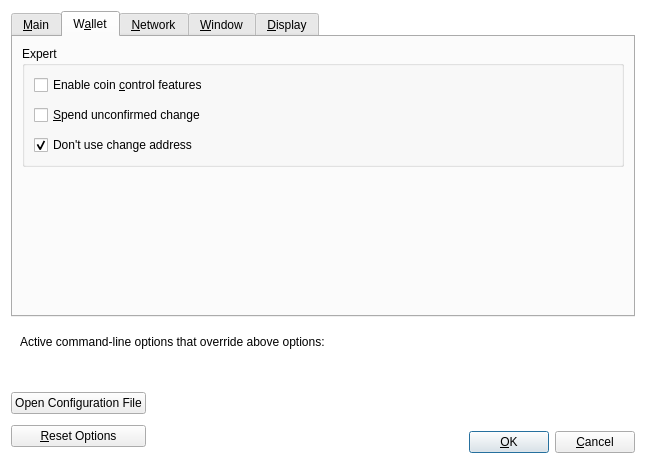
<?xml version="1.0" encoding="UTF-8"?>
<ui version="4.0">
 <class>OptionsDialog</class>
 <widget class="QDialog" name="OptionsDialog">
  <property name="geometry">
   <rect>
    <x>0</x>
    <y>0</y>
    <width>646</width>
    <height>464</height>
   </rect>
  </property>
  <property name="windowTitle">
   <string>Options</string>
  </property>
  <property name="styleSheet">
   <string notr="true">QDialog {
background: #ffffff 
}</string>
  </property>
  <property name="modal">
   <bool>true</bool>
  </property>
  <layout class="QVBoxLayout" name="verticalLayout">
   <item>
    <widget class="QTabWidget" name="tabWidget">
     <property name="currentIndex">
      <number>1</number>
     </property>
     <widget class="QWidget" name="tabMain">
      <attribute name="title">
       <string>&amp;Main</string>
      </attribute>
      <layout class="QVBoxLayout" name="verticalLayout_Main">
       <property name="spacing">
        <number>5</number>
       </property>
       <property name="topMargin">
        <number>0</number>
       </property>
       <property name="bottomMargin">
        <number>0</number>
       </property>
       <item>
        <spacer name="verticalSpacer_3">
         <property name="orientation">
          <enum>Qt::Vertical</enum>
         </property>
         <property name="sizeType">
          <enum>QSizePolicy::Fixed</enum>
         </property>
         <property name="sizeHint" stdset="0">
          <size>
           <width>20</width>
           <height>5</height>
          </size>
         </property>
        </spacer>
       </item>
       <item>
        <widget class="QCheckBox" name="bitcoinAtStartup">
         <property name="toolTip">
          <string>Automatically start %1 after logging in to the system.</string>
         </property>
         <property name="text">
          <string>&amp;Start %1 on system login</string>
         </property>
        </widget>
       </item>
       <item>
        <spacer name="horizontalSpacer_0_Main">
         <property name="orientation">
          <enum>Qt::Horizontal</enum>
         </property>
         <property name="sizeType">
          <enum>QSizePolicy::Fixed</enum>
         </property>
         <property name="sizeHint" stdset="0">
          <size>
           <width>40</width>
           <height>0</height>
          </size>
         </property>
        </spacer>
       </item>
       <item>
        <layout class="QHBoxLayout" name="horizontalLayout_Main_Prune">
         <item>
          <widget class="QCheckBox" name="prune">
           <property name="sizePolicy">
            <sizepolicy hsizetype="Minimum" vsizetype="Preferred">
             <horstretch>0</horstretch>
             <verstretch>0</verstretch>
            </sizepolicy>
           </property>
           <property name="toolTip">
            <string>Disables some advanced features but all blocks will still be fully validated. Reverting this setting requires re-downloading the entire blockchain. Actual disk usage may be somewhat higher.</string>
           </property>
           <property name="text">
            <string>Prune &amp;block storage to</string>
           </property>
          </widget>
         </item>
         <item alignment="Qt::AlignRight">
          <widget class="QSpinBox" name="pruneSize">
           <property name="sizePolicy">
            <sizepolicy hsizetype="Fixed" vsizetype="Fixed">
             <horstretch>0</horstretch>
             <verstretch>0</verstretch>
            </sizepolicy>
           </property>
           <property name="minimumSize">
            <size>
             <width>250</width>
             <height>0</height>
            </size>
           </property>
          </widget>
         </item>
         <item>
          <widget class="QLabel" name="pruneSizeUnitLabel">
           <property name="sizePolicy">
            <sizepolicy hsizetype="Fixed" vsizetype="Preferred">
             <horstretch>0</horstretch>
             <verstretch>0</verstretch>
            </sizepolicy>
           </property>
           <property name="minimumSize">
            <size>
             <width>25</width>
             <height>0</height>
            </size>
           </property>
           <property name="text">
            <string>GB</string>
           </property>
           <property name="textFormat">
            <enum>Qt::PlainText</enum>
           </property>
          </widget>
         </item>
        </layout>
       </item>
       <item>
        <widget class="QLabel" name="pruneWarning">
         <property name="text">
          <string>Reverting this setting requires re-downloading the entire blockchain.</string>
         </property>
         <property name="textFormat">
          <enum>Qt::PlainText</enum>
         </property>
        </widget>
       </item>
       <item>
        <spacer name="verticalSpacer_2">
         <property name="orientation">
          <enum>Qt::Vertical</enum>
         </property>
         <property name="sizeType">
          <enum>QSizePolicy::Fixed</enum>
         </property>
         <property name="sizeHint" stdset="0">
          <size>
           <width>20</width>
           <height>20</height>
          </size>
         </property>
        </spacer>
       </item>
       <item>
        <layout class="QHBoxLayout" name="horizontalLayout_2_Main">
         <item>
          <widget class="QLabel" name="databaseCacheLabel">
           <property name="sizePolicy">
            <sizepolicy hsizetype="Minimum" vsizetype="Preferred">
             <horstretch>0</horstretch>
             <verstretch>0</verstretch>
            </sizepolicy>
           </property>
           <property name="text">
            <string>Size of &amp;database cache</string>
           </property>
           <property name="textFormat">
            <enum>Qt::PlainText</enum>
           </property>
           <property name="buddy">
            <cstring>databaseCache</cstring>
           </property>
          </widget>
         </item>
         <item alignment="Qt::AlignRight">
          <widget class="QSpinBox" name="databaseCache">
           <property name="sizePolicy">
            <sizepolicy hsizetype="Fixed" vsizetype="Fixed">
             <horstretch>0</horstretch>
             <verstretch>0</verstretch>
            </sizepolicy>
           </property>
           <property name="minimumSize">
            <size>
             <width>250</width>
             <height>0</height>
            </size>
           </property>
          </widget>
         </item>
         <item>
          <widget class="QLabel" name="databaseCacheUnitLabel">
           <property name="sizePolicy">
            <sizepolicy hsizetype="Fixed" vsizetype="Preferred">
             <horstretch>0</horstretch>
             <verstretch>0</verstretch>
            </sizepolicy>
           </property>
           <property name="minimumSize">
            <size>
             <width>25</width>
             <height>0</height>
            </size>
           </property>
           <property name="text">
            <string>MB</string>
           </property>
           <property name="textFormat">
            <enum>Qt::PlainText</enum>
           </property>
          </widget>
         </item>
        </layout>
       </item>
       <item>
        <layout class="QHBoxLayout" name="horizontalLayout_Main_VerifyLabel">
         <item>
          <widget class="QLabel" name="threadsScriptVerifLabel">
           <property name="sizePolicy">
            <sizepolicy hsizetype="Minimum" vsizetype="Preferred">
             <horstretch>0</horstretch>
             <verstretch>0</verstretch>
            </sizepolicy>
           </property>
           <property name="text">
            <string>Number of script &amp;verification threads</string>
           </property>
           <property name="textFormat">
            <enum>Qt::PlainText</enum>
           </property>
           <property name="buddy">
            <cstring>threadsScriptVerif</cstring>
           </property>
          </widget>
         </item>
         <item>
          <widget class="QSpinBox" name="threadsScriptVerif">
           <property name="sizePolicy">
            <sizepolicy hsizetype="Fixed" vsizetype="Fixed">
             <horstretch>0</horstretch>
             <verstretch>0</verstretch>
            </sizepolicy>
           </property>
           <property name="minimumSize">
            <size>
             <width>250</width>
             <height>0</height>
            </size>
           </property>
           <property name="toolTip">
            <string>(0 = auto, &lt;0 = leave that many cores free)</string>
           </property>
          </widget>
         </item>
         <item>
          <widget class="QLabel" name="label">
           <property name="sizePolicy">
            <sizepolicy hsizetype="Fixed" vsizetype="Preferred">
             <horstretch>0</horstretch>
             <verstretch>0</verstretch>
            </sizepolicy>
           </property>
           <property name="minimumSize">
            <size>
             <width>25</width>
             <height>0</height>
            </size>
           </property>
           <property name="text">
            <string/>
           </property>
          </widget>
         </item>
        </layout>
       </item>
       <item>
        <spacer name="verticalSpacer_Main">
         <property name="orientation">
          <enum>Qt::Vertical</enum>
         </property>
         <property name="sizeHint" stdset="0">
          <size>
           <width>20</width>
           <height>40</height>
          </size>
         </property>
        </spacer>
       </item>
      </layout>
     </widget>
     <widget class="QWidget" name="tabWallet">
      <attribute name="title">
       <string>W&amp;allet</string>
      </attribute>
      <layout class="QVBoxLayout" name="verticalLayout_Wallet">
       <item>
        <widget class="QGroupBox" name="groupBox">
         <property name="font">
          <font>
           <weight>50</weight>
           <bold>false</bold>
          </font>
         </property>
         <property name="title">
          <string>Expert</string>
         </property>
         <property name="flat">
          <bool>false</bool>
         </property>
         <property name="checkable">
          <bool>false</bool>
         </property>
         <layout class="QVBoxLayout" name="verticalLayout_2">
          <property name="spacing">
           <number>10</number>
          </property>
          <item>
           <widget class="QCheckBox" name="coinControlFeatures">
            <property name="toolTip">
             <string>Whether to show coin control features or not.</string>
            </property>
            <property name="text">
             <string>Enable coin &amp;control features</string>
            </property>
           </widget>
          </item>
          <item>
           <widget class="QCheckBox" name="spendZeroConfChange">
            <property name="toolTip">
             <string>If you disable the spending of unconfirmed change, the change from a transaction cannot be used until that transaction has at least one confirmation. This also affects how your balance is computed.</string>
            </property>
            <property name="text">
             <string>&amp;Spend unconfirmed change</string>
            </property>
           </widget>
          </item>
          <item>
           <widget class="QCheckBox" name="donotChangeAddress">
            <property name="text">
             <string>Don't use change address</string>
            </property>
            <property name="checked">
             <bool>true</bool>
            </property>
           </widget>
          </item>
         </layout>
        </widget>
       </item>
       <item>
        <spacer name="verticalSpacer_Wallet">
         <property name="orientation">
          <enum>Qt::Vertical</enum>
         </property>
         <property name="sizeHint" stdset="0">
          <size>
           <width>20</width>
           <height>40</height>
          </size>
         </property>
        </spacer>
       </item>
      </layout>
     </widget>
     <widget class="QWidget" name="tabNetwork">
      <attribute name="title">
       <string>&amp;Network</string>
      </attribute>
      <layout class="QVBoxLayout" name="verticalLayout_Network">
       <property name="spacing">
        <number>9</number>
       </property>
       <item>
        <widget class="QCheckBox" name="mapPortUpnp">
         <property name="toolTip">
          <string>Automatically open the Nutucoin client port on the router. This only works when your router supports UPnP and it is enabled.</string>
         </property>
         <property name="text">
          <string>Map port using &amp;UPnP</string>
         </property>
        </widget>
       </item>
       <item>
        <widget class="QCheckBox" name="allowIncoming">
         <property name="toolTip">
          <string>Accept connections from outside.</string>
         </property>
         <property name="text">
          <string>Allow incomin&amp;g connections</string>
         </property>
        </widget>
       </item>
       <item>
        <widget class="QCheckBox" name="connectSocks">
         <property name="toolTip">
          <string>Connect to the Nutucoin network through a SOCKS5 proxy.</string>
         </property>
         <property name="text">
          <string>&amp;Connect through SOCKS5 proxy (default proxy):</string>
         </property>
        </widget>
       </item>
       <item>
        <layout class="QHBoxLayout" name="horizontalLayout_1_Network">
         <item>
          <widget class="QLabel" name="proxyIpLabel">
           <property name="text">
            <string>Proxy &amp;IP:</string>
           </property>
           <property name="textFormat">
            <enum>Qt::PlainText</enum>
           </property>
           <property name="buddy">
            <cstring>proxyIp</cstring>
           </property>
          </widget>
         </item>
         <item>
          <widget class="QValidatedLineEdit" name="proxyIp">
           <property name="minimumSize">
            <size>
             <width>140</width>
             <height>0</height>
            </size>
           </property>
           <property name="maximumSize">
            <size>
             <width>140</width>
             <height>16777215</height>
            </size>
           </property>
           <property name="toolTip">
            <string>IP address of the proxy (e.g. IPv4: 127.0.0.1 / IPv6: ::1)</string>
           </property>
          </widget>
         </item>
         <item>
          <widget class="QLabel" name="proxyPortLabel">
           <property name="text">
            <string>&amp;Port:</string>
           </property>
           <property name="textFormat">
            <enum>Qt::PlainText</enum>
           </property>
           <property name="buddy">
            <cstring>proxyPort</cstring>
           </property>
          </widget>
         </item>
         <item>
          <widget class="QLineEdit" name="proxyPort">
           <property name="minimumSize">
            <size>
             <width>55</width>
             <height>0</height>
            </size>
           </property>
           <property name="maximumSize">
            <size>
             <width>55</width>
             <height>16777215</height>
            </size>
           </property>
           <property name="toolTip">
            <string>Port of the proxy (e.g. 9050)</string>
           </property>
          </widget>
         </item>
         <item>
          <spacer name="horizontalSpacer_1_Network">
           <property name="orientation">
            <enum>Qt::Horizontal</enum>
           </property>
           <property name="sizeHint" stdset="0">
            <size>
             <width>40</width>
             <height>20</height>
            </size>
           </property>
          </spacer>
         </item>
        </layout>
       </item>
       <item>
        <layout class="QHBoxLayout" name="horizontalLayout_2_Network">
         <item>
          <widget class="QLabel" name="proxyActiveNets">
           <property name="text">
            <string>Used for reaching peers via:</string>
           </property>
           <property name="textFormat">
            <enum>Qt::PlainText</enum>
           </property>
          </widget>
         </item>
         <item>
          <widget class="QCheckBox" name="proxyReachIPv4">
           <property name="enabled">
            <bool>false</bool>
           </property>
           <property name="toolTip">
            <string>Shows if the supplied default SOCKS5 proxy is used to reach peers via this network type.</string>
           </property>
           <property name="text">
            <string/>
           </property>
          </widget>
         </item>
         <item>
          <widget class="QLabel" name="proxyReachIPv4Label">
           <property name="text">
            <string>IPv4</string>
           </property>
           <property name="textFormat">
            <enum>Qt::PlainText</enum>
           </property>
          </widget>
         </item>
         <item>
          <widget class="QCheckBox" name="proxyReachIPv6">
           <property name="enabled">
            <bool>false</bool>
           </property>
           <property name="toolTip">
            <string>Shows if the supplied default SOCKS5 proxy is used to reach peers via this network type.</string>
           </property>
           <property name="text">
            <string/>
           </property>
          </widget>
         </item>
         <item>
          <widget class="QLabel" name="proxyReachIPv6Label">
           <property name="text">
            <string>IPv6</string>
           </property>
           <property name="textFormat">
            <enum>Qt::PlainText</enum>
           </property>
          </widget>
         </item>
         <item>
          <widget class="QCheckBox" name="proxyReachTor">
           <property name="enabled">
            <bool>false</bool>
           </property>
           <property name="toolTip">
            <string>Shows if the supplied default SOCKS5 proxy is used to reach peers via this network type.</string>
           </property>
           <property name="text">
            <string/>
           </property>
          </widget>
         </item>
         <item>
          <widget class="QLabel" name="proxyReachTorLabel">
           <property name="text">
            <string>Tor</string>
           </property>
           <property name="textFormat">
            <enum>Qt::PlainText</enum>
           </property>
          </widget>
         </item>
         <item>
          <spacer name="horizontalSpacer_2_Network">
           <property name="orientation">
            <enum>Qt::Horizontal</enum>
           </property>
           <property name="sizeHint" stdset="0">
            <size>
             <width>40</width>
             <height>20</height>
            </size>
           </property>
          </spacer>
         </item>
        </layout>
       </item>
       <item>
        <spacer name="verticalSpacer_4">
         <property name="orientation">
          <enum>Qt::Vertical</enum>
         </property>
         <property name="sizeType">
          <enum>QSizePolicy::Fixed</enum>
         </property>
         <property name="sizeHint" stdset="0">
          <size>
           <width>20</width>
           <height>20</height>
          </size>
         </property>
        </spacer>
       </item>
       <item>
        <widget class="QCheckBox" name="connectSocksTor">
         <property name="toolTip">
          <string>Connect to the Nutucoin network through a separate SOCKS5 proxy for Tor hidden services.</string>
         </property>
         <property name="text">
          <string>Use separate SOCKS&amp;5 proxy to reach peers via Tor hidden services:</string>
         </property>
        </widget>
       </item>
       <item>
        <layout class="QHBoxLayout" name="horizontalLayout_3_Network">
         <item>
          <widget class="QLabel" name="proxyIpTorLabel">
           <property name="text">
            <string>Proxy &amp;IP:</string>
           </property>
           <property name="textFormat">
            <enum>Qt::PlainText</enum>
           </property>
           <property name="buddy">
            <cstring>proxyIpTor</cstring>
           </property>
          </widget>
         </item>
         <item>
          <widget class="QValidatedLineEdit" name="proxyIpTor">
           <property name="minimumSize">
            <size>
             <width>140</width>
             <height>0</height>
            </size>
           </property>
           <property name="maximumSize">
            <size>
             <width>140</width>
             <height>16777215</height>
            </size>
           </property>
           <property name="toolTip">
            <string>IP address of the proxy (e.g. IPv4: 127.0.0.1 / IPv6: ::1)</string>
           </property>
          </widget>
         </item>
         <item>
          <widget class="QLabel" name="proxyPortTorLabel">
           <property name="text">
            <string>&amp;Port:</string>
           </property>
           <property name="textFormat">
            <enum>Qt::PlainText</enum>
           </property>
           <property name="buddy">
            <cstring>proxyPortTor</cstring>
           </property>
          </widget>
         </item>
         <item>
          <widget class="QLineEdit" name="proxyPortTor">
           <property name="minimumSize">
            <size>
             <width>55</width>
             <height>0</height>
            </size>
           </property>
           <property name="maximumSize">
            <size>
             <width>55</width>
             <height>16777215</height>
            </size>
           </property>
           <property name="toolTip">
            <string>Port of the proxy (e.g. 9050)</string>
           </property>
          </widget>
         </item>
         <item>
          <spacer name="horizontalSpacer_4_Network">
           <property name="orientation">
            <enum>Qt::Horizontal</enum>
           </property>
           <property name="sizeHint" stdset="0">
            <size>
             <width>40</width>
             <height>20</height>
            </size>
           </property>
          </spacer>
         </item>
        </layout>
       </item>
       <item>
        <spacer name="verticalSpacer_Network">
         <property name="orientation">
          <enum>Qt::Vertical</enum>
         </property>
         <property name="sizeHint" stdset="0">
          <size>
           <width>20</width>
           <height>40</height>
          </size>
         </property>
        </spacer>
       </item>
      </layout>
     </widget>
     <widget class="QWidget" name="tabWindow">
      <attribute name="title">
       <string>&amp;Window</string>
      </attribute>
      <layout class="QVBoxLayout" name="verticalLayout_Window">
       <item>
        <widget class="QCheckBox" name="hideTrayIcon">
         <property name="toolTip">
          <string>Hide the icon from the system tray.</string>
         </property>
         <property name="text">
          <string>&amp;Hide tray icon</string>
         </property>
        </widget>
       </item>
       <item>
        <widget class="QCheckBox" name="minimizeToTray">
         <property name="toolTip">
          <string>Show only a tray icon after minimizing the window.</string>
         </property>
         <property name="text">
          <string>&amp;Minimize to the tray instead of the taskbar</string>
         </property>
        </widget>
       </item>
       <item>
        <widget class="QCheckBox" name="minimizeOnClose">
         <property name="toolTip">
          <string>Minimize instead of exit the application when the window is closed. When this option is enabled, the application will be closed only after selecting Exit in the menu.</string>
         </property>
         <property name="text">
          <string>M&amp;inimize on close</string>
         </property>
        </widget>
       </item>
       <item>
        <spacer name="verticalSpacer_Window">
         <property name="orientation">
          <enum>Qt::Vertical</enum>
         </property>
         <property name="sizeHint" stdset="0">
          <size>
           <width>20</width>
           <height>40</height>
          </size>
         </property>
        </spacer>
       </item>
      </layout>
     </widget>
     <widget class="QWidget" name="tabDisplay">
      <attribute name="title">
       <string>&amp;Display</string>
      </attribute>
      <layout class="QVBoxLayout" name="verticalLayout_Display">
       <property name="spacing">
        <number>12</number>
       </property>
       <item>
        <layout class="QHBoxLayout" name="horizontalLayout_1_Display">
         <item>
          <widget class="QLabel" name="langLabel">
           <property name="text">
            <string>User Interface &amp;language:</string>
           </property>
           <property name="textFormat">
            <enum>Qt::PlainText</enum>
           </property>
           <property name="buddy">
            <cstring>lang</cstring>
           </property>
          </widget>
         </item>
         <item alignment="Qt::AlignRight">
          <widget class="QValueComboBox" name="lang">
           <property name="sizePolicy">
            <sizepolicy hsizetype="Fixed" vsizetype="Fixed">
             <horstretch>0</horstretch>
             <verstretch>0</verstretch>
            </sizepolicy>
           </property>
           <property name="minimumSize">
            <size>
             <width>380</width>
             <height>0</height>
            </size>
           </property>
           <property name="toolTip">
            <string>The user interface language can be set here. This setting will take effect after restarting %1.</string>
           </property>
          </widget>
         </item>
         <item>
          <widget class="QLabel" name="label_2">
           <property name="sizePolicy">
            <sizepolicy hsizetype="Fixed" vsizetype="Fixed">
             <horstretch>0</horstretch>
             <verstretch>0</verstretch>
            </sizepolicy>
           </property>
           <property name="text">
            <string/>
           </property>
          </widget>
         </item>
        </layout>
       </item>
       <item>
        <layout class="QHBoxLayout" name="horizontalLayout_2_Display">
         <item>
          <widget class="QLabel" name="unitLabel">
           <property name="text">
            <string>&amp;Unit to show amounts in:</string>
           </property>
           <property name="textFormat">
            <enum>Qt::PlainText</enum>
           </property>
           <property name="buddy">
            <cstring>unit</cstring>
           </property>
          </widget>
         </item>
         <item alignment="Qt::AlignRight">
          <widget class="QValueComboBox" name="unit">
           <property name="sizePolicy">
            <sizepolicy hsizetype="Fixed" vsizetype="Fixed">
             <horstretch>0</horstretch>
             <verstretch>0</verstretch>
            </sizepolicy>
           </property>
           <property name="minimumSize">
            <size>
             <width>380</width>
             <height>0</height>
            </size>
           </property>
           <property name="toolTip">
            <string>Choose the default subdivision unit to show in the interface and when sending coins.</string>
           </property>
          </widget>
         </item>
         <item>
          <widget class="QLabel" name="label_3">
           <property name="sizePolicy">
            <sizepolicy hsizetype="Fixed" vsizetype="Fixed">
             <horstretch>0</horstretch>
             <verstretch>0</verstretch>
            </sizepolicy>
           </property>
           <property name="text">
            <string/>
           </property>
          </widget>
         </item>
        </layout>
       </item>
       <item>
        <layout class="QHBoxLayout" name="horizontalLayout_3_Display">
         <item>
          <widget class="QLabel" name="thirdPartyTxUrlsLabel">
           <property name="toolTip">
            <string>Third party URLs (e.g. a block explorer) that appear in the transactions tab as context menu items. %s in the URL is replaced by transaction hash. Multiple URLs are separated by vertical bar |.</string>
           </property>
           <property name="text">
            <string>&amp;Third party transaction URLs</string>
           </property>
           <property name="buddy">
            <cstring>thirdPartyTxUrls</cstring>
           </property>
          </widget>
         </item>
         <item alignment="Qt::AlignRight">
          <widget class="QLineEdit" name="thirdPartyTxUrls">
           <property name="sizePolicy">
            <sizepolicy hsizetype="Fixed" vsizetype="Fixed">
             <horstretch>0</horstretch>
             <verstretch>0</verstretch>
            </sizepolicy>
           </property>
           <property name="minimumSize">
            <size>
             <width>380</width>
             <height>0</height>
            </size>
           </property>
           <property name="toolTip">
            <string>Third party URLs (e.g. a block explorer) that appear in the transactions tab as context menu items. %s in the URL is replaced by transaction hash. Multiple URLs are separated by vertical bar |.</string>
           </property>
          </widget>
         </item>
         <item>
          <widget class="QLabel" name="label_4">
           <property name="sizePolicy">
            <sizepolicy hsizetype="Fixed" vsizetype="Fixed">
             <horstretch>0</horstretch>
             <verstretch>0</verstretch>
            </sizepolicy>
           </property>
           <property name="text">
            <string/>
           </property>
          </widget>
         </item>
        </layout>
       </item>
       <item>
        <spacer name="verticalSpacer_Display">
         <property name="orientation">
          <enum>Qt::Vertical</enum>
         </property>
         <property name="sizeHint" stdset="0">
          <size>
           <width>20</width>
           <height>40</height>
          </size>
         </property>
        </spacer>
       </item>
      </layout>
     </widget>
    </widget>
   </item>
   <item>
    <widget class="QFrame" name="frame">
     <layout class="QVBoxLayout" name="verticalLayout_Bottom">
      <item>
       <layout class="QHBoxLayout" name="horizontalLayout_Bottom">
        <item>
         <widget class="QLabel" name="overriddenByCommandLineInfoLabel">
          <property name="text">
           <string>Active command-line options that override above options:</string>
          </property>
          <property name="textFormat">
           <enum>Qt::PlainText</enum>
          </property>
         </widget>
        </item>
        <item>
         <spacer name="horizontalSpacer_Bottom">
          <property name="orientation">
           <enum>Qt::Horizontal</enum>
          </property>
          <property name="sizeHint" stdset="0">
           <size>
            <width>40</width>
            <height>20</height>
           </size>
          </property>
         </spacer>
        </item>
       </layout>
      </item>
      <item>
       <widget class="QLabel" name="overriddenByCommandLineLabel">
        <property name="text">
         <string/>
        </property>
        <property name="textFormat">
         <enum>Qt::PlainText</enum>
        </property>
        <property name="wordWrap">
         <bool>true</bool>
        </property>
       </widget>
      </item>
     </layout>
    </widget>
   </item>
   <item>
    <layout class="QHBoxLayout" name="horizontalLayout_Buttons">
     <item>
      <layout class="QVBoxLayout" name="verticalLayout_Buttons">
       <item>
        <widget class="QPushButton" name="openBitcoinConfButton">
         <property name="toolTip">
          <string>Open the %1 configuration file from the working directory.</string>
         </property>
         <property name="text">
          <string>Open Configuration File</string>
         </property>
         <property name="autoDefault">
          <bool>false</bool>
         </property>
        </widget>
       </item>
       <item>
        <widget class="QPushButton" name="resetButton">
         <property name="toolTip">
          <string>Reset all client options to default.</string>
         </property>
         <property name="text">
          <string>&amp;Reset Options</string>
         </property>
         <property name="autoDefault">
          <bool>false</bool>
         </property>
        </widget>
       </item>
      </layout>
     </item>
     <item>
      <spacer name="horizontalSpacer_1">
       <property name="orientation">
        <enum>Qt::Horizontal</enum>
       </property>
       <property name="sizeHint" stdset="0">
        <size>
         <width>40</width>
         <height>48</height>
        </size>
       </property>
      </spacer>
     </item>
     <item>
      <widget class="QLabel" name="statusLabel">
       <property name="minimumSize">
        <size>
         <width>200</width>
         <height>0</height>
        </size>
       </property>
       <property name="font">
        <font>
         <weight>75</weight>
         <bold>true</bold>
        </font>
       </property>
       <property name="text">
        <string/>
       </property>
       <property name="textFormat">
        <enum>Qt::PlainText</enum>
       </property>
       <property name="wordWrap">
        <bool>true</bool>
       </property>
      </widget>
     </item>
     <item>
      <spacer name="horizontalSpacer_2">
       <property name="orientation">
        <enum>Qt::Horizontal</enum>
       </property>
       <property name="sizeHint" stdset="0">
        <size>
         <width>40</width>
         <height>48</height>
        </size>
       </property>
      </spacer>
     </item>
     <item>
      <layout class="QVBoxLayout" name="verticalLayout_4">
       <item>
        <spacer name="verticalSpacer">
         <property name="orientation">
          <enum>Qt::Vertical</enum>
         </property>
         <property name="sizeHint" stdset="0">
          <size>
           <width>20</width>
           <height>40</height>
          </size>
         </property>
        </spacer>
       </item>
       <item>
        <layout class="QHBoxLayout" name="horizontalLayout">
         <item>
          <widget class="QPushButton" name="okButton">
           <property name="text">
            <string>&amp;OK</string>
           </property>
           <property name="autoDefault">
            <bool>false</bool>
           </property>
           <property name="default">
            <bool>true</bool>
           </property>
          </widget>
         </item>
         <item>
          <widget class="QPushButton" name="cancelButton">
           <property name="text">
            <string>&amp;Cancel</string>
           </property>
           <property name="autoDefault">
            <bool>false</bool>
           </property>
          </widget>
         </item>
        </layout>
       </item>
      </layout>
     </item>
    </layout>
   </item>
  </layout>
 </widget>
 <customwidgets>
  <customwidget>
   <class>QValidatedLineEdit</class>
   <extends>QLineEdit</extends>
   <header>qt/qvalidatedlineedit.h</header>
  </customwidget>
  <customwidget>
   <class>QValueComboBox</class>
   <extends>QComboBox</extends>
   <header>qt/qvaluecombobox.h</header>
  </customwidget>
 </customwidgets>
 <resources/>
 <connections/>
</ui>
